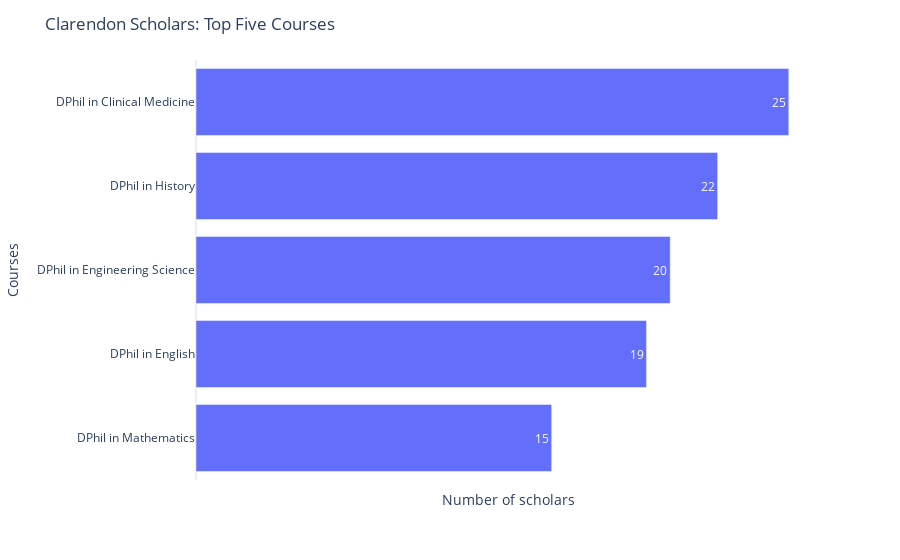

Notebook code for this chart:
### Markdown cell above
### The previous Scholars - Course, Numbers

### Code cell
scholas_by_course = scholar_data["Course"].value_counts()[:5]
create_barchart(scholas_by_course, "Courses", "Clarendon Scholars: Top Five Courses")

### Figure 1 — Plotly figure (JSON) as saved in the notebook; plotly's stock layout.template omitted (floating-point values rounded to 4 significant figures)
{"data": [{"alignmentgroup": "True", "hovertemplate": "x=%{x}<br>index=%{y}<br>text=%{text}<extra></extra>", "legendgroup": "", "marker": {"color": "#636efa", "pattern": {"shape": ""}}, "name": "", "offsetgroup": "", "orientation": "h", "showlegend": false, "text": [25, 22, 20, 19, 15], "textposition": "inside", "type": "bar", "x": [25, 22, 20, 19, 15], "xaxis": "x", "y": ["DPhil in Clinical Medicine", "DPhil in History", "DPhil in Engineering Science", "DPhil in English", "DPhil in Mathematics"], "yaxis": "y"}], "layout": {"barmode": "relative", "legend": {"tracegroupgap": 0}, "margin": {"t": 60}, "title": {"text": "Clarendon Scholars: Top Five Courses"}, "uniformtext": {"minsize": 8, "mode": "hide"}, "xaxis": {"anchor": "y", "domain": [0, 1], "showgrid": false, "showticklabels": false, "title": {"text": "Number of scholars"}}, "yaxis": {"anchor": "x", "categoryorder": "total ascending", "domain": [0, 1], "title": {"text": "Courses"}}}}
